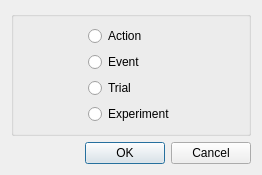
<?xml version="1.0" encoding="UTF-8"?>
<ui version="4.0">
 <class>ComponentSelectionDialog</class>
 <widget class="QDialog" name="ComponentSelectionDialog">
  <property name="geometry">
   <rect>
    <x>0</x>
    <y>0</y>
    <width>262</width>
    <height>165</height>
   </rect>
  </property>
  <property name="windowTitle">
   <string>Component Selection</string>
  </property>
  <layout class="QVBoxLayout" name="verticalLayout_2">
   <item>
    <widget class="QGroupBox" name="groupBox">
     <property name="title">
      <string/>
     </property>
     <layout class="QHBoxLayout" name="horizontalLayout">
      <item>
       <spacer name="horizontalSpacer">
        <property name="orientation">
         <enum>Qt::Horizontal</enum>
        </property>
        <property name="sizeHint" stdset="0">
         <size>
          <width>43</width>
          <height>20</height>
         </size>
        </property>
       </spacer>
      </item>
      <item>
       <layout class="QVBoxLayout" name="verticalLayout">
        <item>
         <widget class="QRadioButton" name="actionButton">
          <property name="text">
           <string>Action</string>
          </property>
         </widget>
        </item>
        <item>
         <widget class="QRadioButton" name="eventButton">
          <property name="text">
           <string>Event</string>
          </property>
         </widget>
        </item>
        <item>
         <widget class="QRadioButton" name="trialButton">
          <property name="text">
           <string>Trial</string>
          </property>
         </widget>
        </item>
        <item>
         <widget class="QRadioButton" name="experimentButton">
          <property name="text">
           <string>Experiment</string>
          </property>
         </widget>
        </item>
       </layout>
      </item>
      <item>
       <spacer name="horizontalSpacer_2">
        <property name="orientation">
         <enum>Qt::Horizontal</enum>
        </property>
        <property name="sizeHint" stdset="0">
         <size>
          <width>42</width>
          <height>20</height>
         </size>
        </property>
       </spacer>
      </item>
     </layout>
     <zorder>layoutWidget</zorder>
     <zorder>horizontalSpacer</zorder>
    </widget>
   </item>
   <item>
    <widget class="QDialogButtonBox" name="buttonBox">
     <property name="orientation">
      <enum>Qt::Horizontal</enum>
     </property>
     <property name="standardButtons">
      <set>QDialogButtonBox::Cancel|QDialogButtonBox::Ok</set>
     </property>
    </widget>
   </item>
  </layout>
 </widget>
 <resources/>
 <connections>
  <connection>
   <sender>buttonBox</sender>
   <signal>accepted()</signal>
   <receiver>ComponentSelectionDialog</receiver>
   <slot>accept()</slot>
   <hints>
    <hint type="sourcelabel">
     <x>248</x>
     <y>254</y>
    </hint>
    <hint type="destinationlabel">
     <x>157</x>
     <y>274</y>
    </hint>
   </hints>
  </connection>
  <connection>
   <sender>buttonBox</sender>
   <signal>rejected()</signal>
   <receiver>ComponentSelectionDialog</receiver>
   <slot>reject()</slot>
   <hints>
    <hint type="sourcelabel">
     <x>316</x>
     <y>260</y>
    </hint>
    <hint type="destinationlabel">
     <x>286</x>
     <y>274</y>
    </hint>
   </hints>
  </connection>
 </connections>
</ui>
